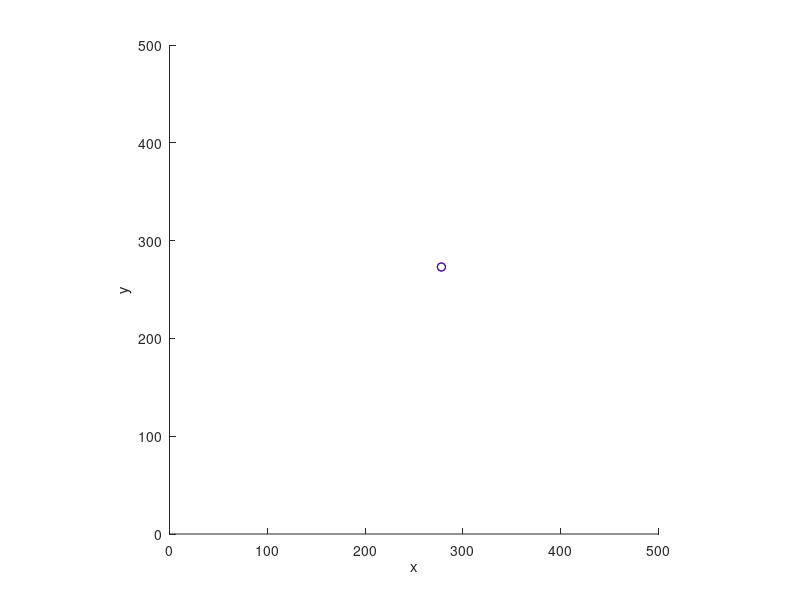

Here is the MATLAB script that generated this plot: (Note: this script raises an error after producing the figure.)
close all
eye = [278 273 -800];
target = [278 273 -700];
up = [0 1 0];
fov = 0.68601;
w = (eye-target);
w = w/norm(w);
u = cross(up, w);
u = u/norm(u);
v = cross(w, u);
v = v/norm(v);
near = 0.035;
far = 1500;
tanAngle = tan(fov/2.0);
top = tanAngle*near;
bottom = -top;
right = abs(top);
left = -right;
x=170:10:350;
[X,Y] = meshgrid(x);
Z = 0*X + near - 800;
Z2 = 0*X + far - 800;
for i=1:20:200
    for j=1:20:200
figure(1);
axis([0 500 0 500 -1000 800]);
axis on
axis vis3d
axis equal
axis xy

xlabel('x');
ylabel('y');
zlabel('z');
hold on;
%arrow(origin, target);
%rrow(origin, eye);

plot3(278, 273, -800, 'ro');
plot3(278, 273, -700, 'bo');
arrow(eye, target, 'Length', 5);
arrow(eye, eye+w*200, 'Length', 5);
arrow(eye, eye+v*200, 'Length', 5);
arrow(eye, eye+u*200, 'Length', 5);

[x, y, z] = sphere;

surf(120*x+370, 120*y+120, 120*z+370);
surf(100*x+130, 100*y+100, 100*z+130);

u_s = (i+0.5)*(right-left)/200 + left;
v_s = (j+0.5)*(top-bottom)/200 + bottom;
w_s = -near;

sij = eye + u_s*u +v_s*v +w_s*w;
dir = (sij-eye);
dir = dir/norm(dir);
arrow(eye, eye+dir*500, 'Length', 5);

%pause
%surf(X,Y,Z);
surf(X,Y,Z2);
u_s
v_s

hold off;
    end
end
%arrow(origin, up);